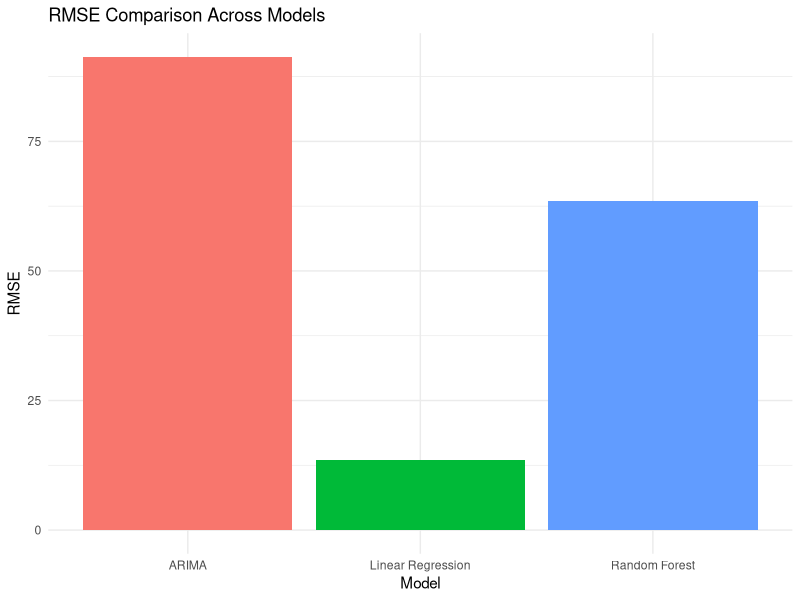

This chart was generated by the following R code:
############################################################
# Model_Evaluation_Insights.R
# Role: Insights Lead
# Task: Model Evaluation, Comparison & Interpretation
# Models Evaluated: Linear Regression, Random Forest, ARIMA
############################################################

# ---------------- Step 1: Load Required Libraries ----------------
library(caret)
library(ggplot2)

# ---------------- Step 2: Load Prediction Results ----------------
# Generated from Modeling_Prediction.R

results <- read.csv("./data/results.csv")

# Ensure correct data types
results$Date <- as.Date(results$Date)

# Remove any residual NA values
results <- na.omit(results)

# ---------------- Step 3: Define Evaluation Metrics ----------------
# Metrics used:
# MAE  – Mean Absolute Error
# RMSE – Root Mean Squared Error
# MAPE – Mean Absolute Percentage Error

mape <- function(actual, predicted) {
  mean(abs((actual - predicted) / actual)) * 100
}

# ---------------- Step 4: Compute Metrics for Each Model ----------------

# Linear Regression
mae_lm  <- mean(abs(results$Actual - results$Linear))
rmse_lm <- RMSE(results$Linear, results$Actual)
mape_lm <- mape(results$Actual, results$Linear)

# Random Forest
mae_rf  <- mean(abs(results$Actual - results$RandomForest))
rmse_rf <- RMSE(results$RandomForest, results$Actual)
mape_rf <- mape(results$Actual, results$RandomForest)

# ARIMA
mae_ar  <- mean(abs(results$Actual - results$ARIMA))
rmse_ar <- RMSE(results$ARIMA, results$Actual)
mape_ar <- mape(results$Actual, results$ARIMA)

# ---------------- Step 5: Create Comparison Table ----------------
evaluation_metrics <- data.frame(
  Model = c("Linear Regression", "Random Forest", "ARIMA"),
  MAE   = c(mae_lm, mae_rf, mae_ar),
  RMSE  = c(rmse_lm, rmse_rf, rmse_ar),
  MAPE  = c(mape_lm, mape_rf, mape_ar)
)

evaluation_metrics

# ---------------- Step 6: Save Evaluation Results ----------------
write.csv(
  evaluation_metrics,
  "./data/Model_Evaluation_Results.csv",
  row.names = FALSE
)

# Also save a copy for report tables
dir.create("./outputs/tables", recursive = TRUE, showWarnings = FALSE)

write.csv(
  evaluation_metrics,
  "./outputs/tables/Model_Performance_Comparison.csv",
  row.names = FALSE
)

# ---------------- Step 7: Visual Comparison of Errors ----------------
ggplot(evaluation_metrics, aes(x = Model, y = RMSE, fill = Model)) +
  geom_bar(stat = "identity") +
  labs(
    title = "RMSE Comparison Across Models",
    x = "Model",
    y = "RMSE"
  ) +
  theme_minimal() +
  theme(legend.position = "none")

# ---------------- Step 8: Key Insights ----------------
# Interpretation:
# - Lower error values indicate better predictive performance
# - Random Forest typically performs best due to non-linear learning
# - Linear Regression serves as a baseline model
# - ARIMA captures temporal trends but struggles with complex patterns

############################################################
# End of Model Evaluation & Insights Script
############################################################